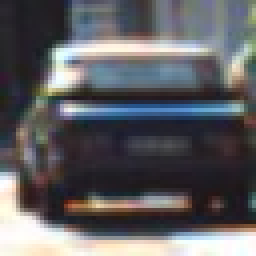
#> input picture Object Detection/1.jpeg, 64 x 64 px (shown 4 times larger); its folder holds 4 pictures in this run
$ jupyter execute --allow-errors hog_classify.ipynb
#> lines starting #> are read from the running program, lines starting #| are printed output that depends on the picture
[cell 1]
import matplotlib.image as mpimg
import matplotlib.pyplot as plt
import numpy as np
import cv2
import glob
import time
from sklearn.svm import LinearSVC
from sklearn.preprocessing import StandardScaler
from skimage.feature import hog
# NOTE: the next import is only valid for scikit-learn version <= 0.17
# for scikit-learn >= 0.18 use:
from sklearn.model_selection import train_test_split
#from sklearn.cross_validation import train_test_split

# Define a function to return HOG features and visualization
def get_hog_features(img, orient, pix_per_cell, cell_per_block,
                        vis=False, feature_vec=True):
    # Call with two outputs if vis==True
    if vis == True:
        features, hog_image = hog(img, orientations=orient, pixels_per_cell=(pix_per_cell, pix_per_cell),
                                  cells_per_block=(cell_per_block, cell_per_block), block_norm= 'L2-Hys',
                                  transform_sqrt=True,
                                  visualize=vis, feature_vector=feature_vec)
        return features, hog_image
    # Otherwise call with one output
    else:
        features = hog(img, orientations=orient, pixels_per_cell=(pix_per_cell, pix_per_cell),
                       cells_per_block=(cell_per_block, cell_per_block), block_norm= 'L2-Hys',
                       transform_sqrt=True,
                       visualize=vis, feature_vector=feature_vec)
        return features

# Define a function to extract features from a list of images
# Have this function call bin_spatial() and color_hist()
def extract_features(imgs, cspace='RGB', orient=9,
                        pix_per_cell=8, cell_per_block=2, hog_channel=0):
    # Create a list to append feature vectors to
    features = []
    # Iterate through the list of images
    for file in imgs:
        # Read in each one by one
        image = mpimg.imread(file)
        # apply color conversion if other than 'RGB'
        if cspace != 'RGB':
            if cspace == 'HSV':
                feature_image = cv2.cvtColor(image, cv2.COLOR_RGB2HSV)
            elif cspace == 'LUV':
                feature_image = cv2.cvtColor(image, cv2.COLOR_RGB2LUV)
            elif cspace == 'HLS':
                feature_image = cv2.cvtColor(image, cv2.COLOR_RGB2HLS)
            elif cspace == 'YUV':
                feature_image = cv2.cvtColor(image, cv2.COLOR_RGB2YUV)
            elif cspace == 'YCrCb':
                feature_image = cv2.cvtColor(image, cv2.COLOR_RGB2YCrCb)
        else: feature_image = np.copy(image)

        # Call get_hog_features() with vis=False, feature_vec=True
        if hog_channel == 'ALL':
            hog_features = []
            for channel in range(feature_image.shape[2]):
                hog_features.append(get_hog_features(feature_image[:,:,channel],
                                    orient, pix_per_cell, cell_per_block,
                                    vis=False, feature_vec=True))
            hog_features = np.ravel(hog_features)
        else:
            hog_features = get_hog_features(feature_image[:,:,hog_channel], orient,
                        pix_per_cell, cell_per_block, vis=False, feature_vec=True)
        # Append the new feature vector to the features list
        features.append(hog_features)
    # Return list of feature vectors
    return features


# Divide up into cars and notcars
images = glob.glob('*.jpeg')
cars = []
notcars = []
for image in images:
    if 'image' in image or 'extra' in image:
        notcars.append(image)
    else:
        cars.append(image)

# Reduce the sample size because HOG features are slow to compute
# The quiz evaluator times out after 13s of CPU time
sample_size = 500
cars = cars[0:sample_size]
notcars = notcars[0:sample_size]

### TODO: Tweak these parameters and see how the results change.
colorspace = 'RGB' # Can be RGB, HSV, LUV, HLS, YUV, YCrCb
orient = 10
pix_per_cell = 8
cell_per_block = 2
hog_channel = 2 # Can be 0, 1, 2, or "ALL"

t=time.time()
car_features = extract_features(cars, cspace=colorspace, orient=orient,
                        pix_per_cell=pix_per_cell, cell_per_block=cell_per_block,
                        hog_channel=hog_channel)
#> in extract_features, image is the input picture: shape (64, 64, 3); mean R, G, B 95.7, 95.4, 98.8
#> in get_hog_features, `features = hog(img, orientations=orient, pixels_per_cell=(pix_per_cell..`: features = 1960 values, max 0.49 at index 924, min 0 at index 4, mean 0.104
#> in get_hog_features, `features = hog(img, orientations=orient, pixels_per_cell=(pix_per_cell..`:
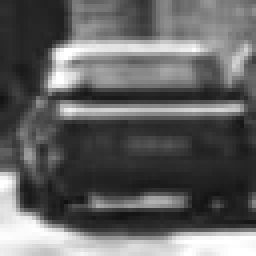
#> img: shape (64, 64) (shown 4 times larger); min 16, max 255, mean 98.8
#> in extract_features, `hog_features = get_hog_features(feature_image[:,:,hog_channel], orient..`: hog_features has the same summary as features in get_hog_features
#> pass 2 of the loop in extract_features, `for file in imgs:`:
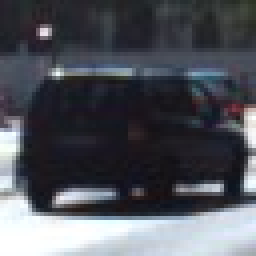
#> input picture Object Detection/2.jpeg, 64 x 64 px (shown 4 times larger)
#> in extract_features, image is the input picture: shape (64, 64, 3); mean R, G, B 81.1, 83.8, 91.2
#> features = 1960 values, max 0.487 at index 644, min 0 at index 1, mean 0.112
#> in get_hog_features (call 2), `features = hog(img, orientations=orient, pixels_per_cell=(pix_per_cell..`:
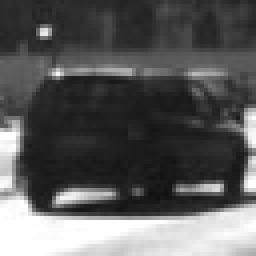
#> img: shape (64, 64) (shown 4 times larger); min 16, max 255, mean 91.2
#> hog_features has the same summary as features in get_hog_features
#> pass 3 of the loop in extract_features, `for file in imgs:`:
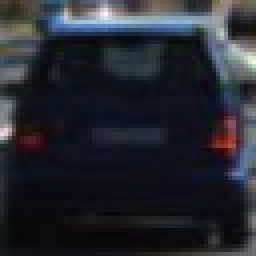
#> input picture Object Detection/3.jpeg, 64 x 64 px (shown 4 times larger)
#> in extract_features, image is the input picture: shape (64, 64, 3); mean R, G, B 38.2, 40.3, 48.5
#> features = 1960 values, max 0.404 at index 1584, min 0 at index 59, mean 0.118
#> in get_hog_features (call 3), `features = hog(img, orientations=orient, pixels_per_cell=(pix_per_cell..`:
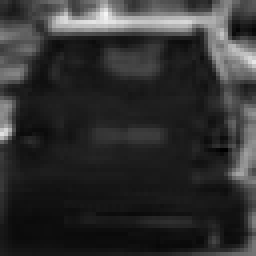
#> img: shape (64, 64) (shown 4 times larger); min 0, max 245, mean 48.5
#> hog_features has the same summary as features in get_hog_features
#> the loop made 4 passes; the first 3 are shown
notcar_features = extract_features(notcars, cspace=colorspace, orient=orient,
                        pix_per_cell=pix_per_cell, cell_per_block=cell_per_block,
                        hog_channel=hog_channel)
t2 = time.time()
print(round(t2-t, 2), 'Seconds to extract HOG features...')

# Create an array stack of feature vectors
#> (the rest of this cell did not finish here and is left out)
